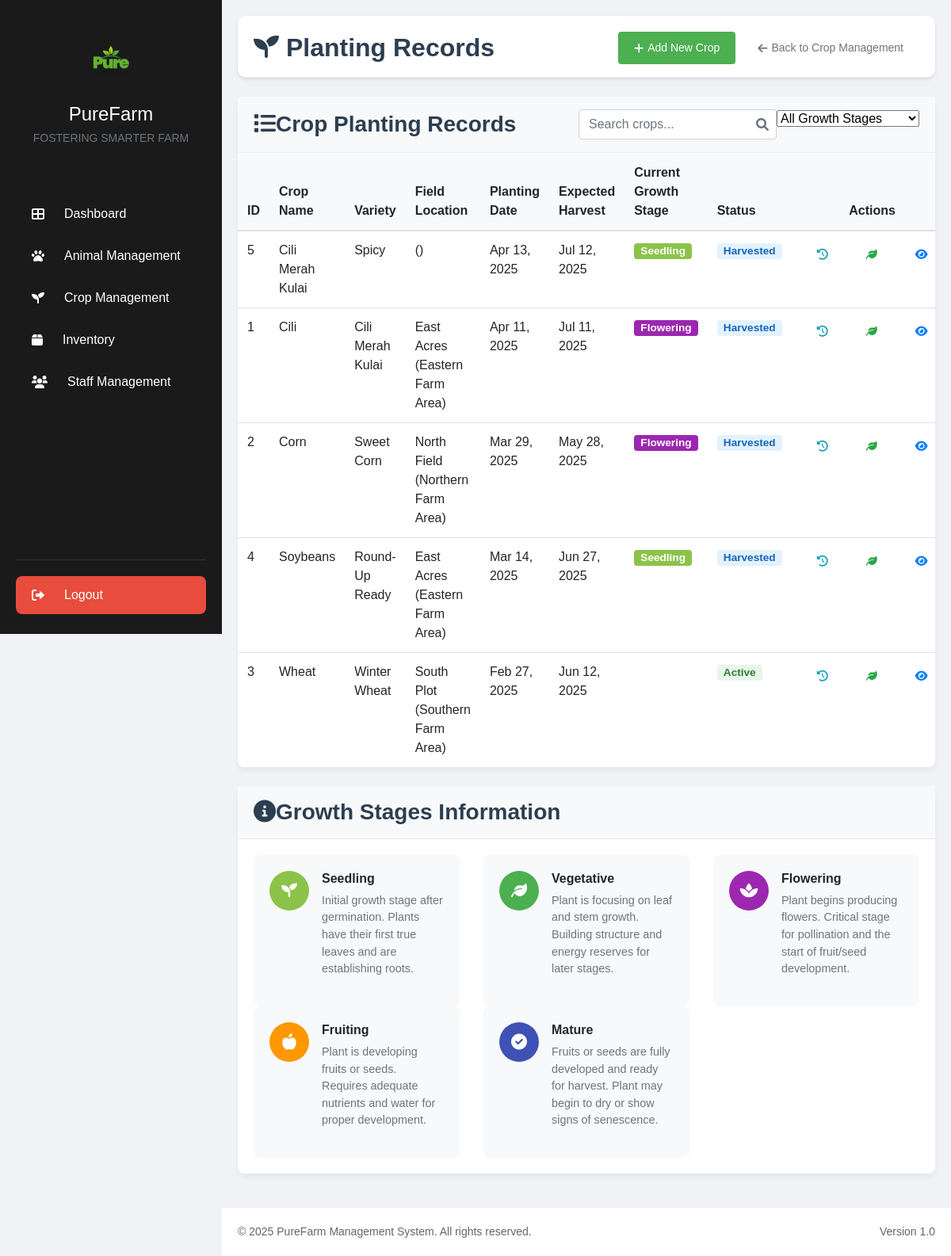
The page /planting_records.php (signed in) on the database its author committed.
### tables this page shows
CREATE TABLE `crops` (
  `id` int(11) NOT NULL,
  `crop_name` varchar(100) NOT NULL,
  `variety` varchar(100) DEFAULT NULL,
  `field_id` int(11) DEFAULT NULL,
  `planting_date` date NOT NULL,
  `expected_harvest_date` date DEFAULT NULL,
  `actual_harvest_date` date DEFAULT NULL,
  `growth_stage` varchar(50) DEFAULT 'seedling',
  `status` varchar(50) DEFAULT 'active' COMMENT 'active, harvested, failed',
  `next_action` varchar(100) DEFAULT NULL,
  `next_action_date` date DEFAULT NULL,
  `notes` text DEFAULT NULL,
  `created_at` timestamp NOT NULL DEFAULT current_timestamp(),
  `updated_at` timestamp NOT NULL DEFAULT current_timestamp() ON UPDATE current_timestamp()
);

CREATE TABLE `fields` (
  `id` int(11) NOT NULL,
  `field_name` varchar(100) NOT NULL,
  `location` varchar(255) NOT NULL,
  `area` decimal(10,2) NOT NULL COMMENT 'in acres/hectares',
  `soil_type` varchar(100) DEFAULT NULL,
  `last_crop` varchar(100) DEFAULT NULL,
  `notes` text DEFAULT NULL,
  `created_at` timestamp NOT NULL DEFAULT current_timestamp(),
  `updated_at` timestamp NOT NULL DEFAULT current_timestamp() ON UPDATE current_timestamp(),
  `status` varchar(20) DEFAULT 'active'
);

### planting_records.php (the view, shortened to what this page needs)
<?php
require_once 'includes/db.php';
try {
    $stmt = $pdo->prepare("
        SELECT c.*, f.field_name, f.location
        FROM crops c
        LEFT JOIN fields f ON c.field_id = f.id
        ORDER BY c.planting_date DESC
    ");
    $stmt->execute();
    $crops = $stmt->fetchAll();
} catch(PDOException $e) {
    error_log("Error fetching crop data: " . $e->getMessage());
    $crops = [];
}
include 'includes/header.php';
?>
<div class="main-content">
    <div class="page-header">
        <h2><i class="fas fa-seedling"></i> Planting Records</h2>
        <div class="action-buttons">
            <a href="add_crop.php" class="btn btn-primary">
                <i class="fas fa-plus"></i> Add New Crop
            </a>
            <a href="crop_management.php" class="btn btn-outline-secondary">
                <i class="fas fa-arrow-left"></i> Back to Crop Management
            </a>
        </div>
    </div>
    <div class="card mb-4">
        <div class="card-header d-flex justify-content-between align-items-center">
            <h3 class="card-title mb-0"><i class="fas fa-list me-2"></i>Crop Planting Records</h3>
            <div class="d-flex gap-3">
                <div class="search-container">
                    <input type="text" id="cropSearch" class="form-control" onkeyup="searchCrops()" placeholder="Search crops...">
                    <i class="fas fa-search search-icon"></i>
                </div>
                <div class="filter-container">
                    <select id="stageFilter" class="form-select" onchange="filterByStage()">
                        <option value="all">All Growth Stages</option>
                    </select>
                </div>
            </div>
        </div>
        <div class="card-body p-0">
            <div class="table-responsive">
                <table class="table table-hover" id="plantingTable">
                    <thead class="table-light">
                        <tr>
                            <th>ID</th>
                            <th>Crop Name</th>
                            <th>Variety</th>
                            <th>Field Location</th>
                            <th>Planting Date</th>
                            <th>Expected Harvest</th>
                            <th>Current Growth Stage</th>
                            <th>Status</th>
                            <th class="text-center">Actions</th>
                        </tr>
                    </thead>
                    <tbody>
                        <?php if (empty($crops)): ?>
                            <tr>
                                <td colspan="9" class="text-center py-4">
                                    <div class="empty-state">
                                        <i class="fas fa-seedling fa-3x text-muted mb-3"></i>
                                        <p>No crops found. <a href="add_crop.php">Add a crop</a> to get started.</p>
                                    </div>
                                </td>
                            </tr>
                        <?php else: ?>
                            <?php foreach ($crops as $crop): ?>
                                <tr data-stage="<?php echo htmlspecialchars($crop['growth_stage']); ?>">
                                    <td><?php echo htmlspecialchars($crop['id']); ?></td>
                                    <td><?php echo htmlspecialchars($crop['crop_name']); ?></td>
                                    <td><?php echo htmlspecialchars($crop['variety']); ?></td>
                                    <td><?php echo htmlspecialchars($crop['field_name'] . ' (' . $crop['location'] . ')'); ?></td>
                                    <td><?php echo date('M d, Y', strtotime($crop['planting_date'])); ?></td>
                                    <td><?php echo date('M d, Y', strtotime($crop['expected_harvest_date'])); ?></td>
                                    <td>
                                        <span class="stage-badge stage-<?php echo htmlspecialchars($crop['growth_stage']); ?>">
                                            <?php echo ucfirst(htmlspecialchars($crop['growth_stage'])); ?>
                                        </span>
                                    </td>
                                    <td>
                                        <span class="status-badge status-<?php echo htmlspecialchars(strtolower($crop['status'])); ?>">
                                            <?php echo htmlspecialchars(ucfirst($crop['status'])); ?>
                                        </span>
                                    </td>
                                    <td class="text-center">
                                        <div class="action-buttons">
                                            <button type="button" class="btn btn-sm btn-outline-info"
                                                onclick="viewGrowthMilestones(<?php echo $crop['id']; ?>, '<?php echo htmlspecialchars($crop['crop_name']); ?>')"
                                                title="View Growth Milestones">
                                                <i class="fas fa-history"></i>
                                            </button>
                                            <button type="button" class="btn btn-sm btn-outline-success"
                                                onclick="updateGrowthStage(<?php echo $crop['id']; ?>, '<?php echo htmlspecialchars($crop['crop_name']); ?>', '<?php echo htmlspecialchars($crop['growth_stage']); ?>')"
                                                title="Update Growth Stage">
                                                <i class="fas fa-leaf"></i>
                                            </button>
                                            <a href="crop_details.php?id=<?php echo $crop['id']; ?>" class="btn btn-sm btn-outline-primary" title="View Crop Details">
                                                <i class="fas fa-eye"></i>
                                            </a>
                                        </div>
                                    </td>
                                </tr>
                            <?php endforeach; ?>
                        <?php endif; ?>
                    </tbody>
                </table>
            </div>
        </div>
    </div>
    <div class="card">
        <div class="card-header">
            <h3 class="card-title mb-0"><i class="fas fa-info-circle me-2"></i>Growth Stages Information</h3>
        </div>
        <div class="card-body">
            <div class="row g-4">
                <div class="col-md-6 col-lg-4">
                    <div class="growth-stage-card">
                        <div class="stage-icon seedling">
                            <i class="fas fa-seedling"></i>
                        </div>
                        <div class="stage-details">
                            <h4>Seedling</h4>
                            <p>Initial growth stage after germination. Plants have their first true leaves and are establishing roots.</p>
                        </div>
                    </div>
                </div>
                <div class="col-md-6 col-lg-4">
                    <div class="growth-stage-card">
                        <div class="stage-icon vegetative">
                            <i class="fas fa-leaf"></i>
                        </div>
                        <div class="stage-details">
                            <h4>Vegetative</h4>
                            <p>Plant is focusing on leaf and stem growth. Building structure and energy reserves for later stages.</p>
                        </div>
                    </div>
                </div>
                <div class="col-md-6 col-lg-4">
                    <div class="growth-stage-card">
                        <div class="stage-icon flowering">
                            <i class="fas fa-spa"></i>
                        </div>
                        <div class="stage-details">
                            <h4>Flowering</h4>
                            <p>Plant begins producing flowers. Critical stage for pollination and the start of fruit/seed development.</p>
                        </div>
                    </div>
                </div>
                <div class="col-md-6 col-lg-4">
                    <div class="growth-stage-card">
                        <div class="stage-icon fruiting">
                            <i class="fas fa-apple-alt"></i>
                        </div>
                        <div class="stage-details">
                            <h4>Fruiting</h4>
                            <p>Plant is developing fruits or seeds. Requires adequate nutrients and water for proper development.</p>
                        </div>
                    </div>
                </div>
                <div class="col-md-6 col-lg-4">
                    <div class="growth-stage-card">
                        <div class="stage-icon mature">
                            <i class="fas fa-check-circle"></i>
                        </div>
                        <div class="stage-details">
                            <h4>Mature</h4>
                            <p>Fruits or seeds are fully developed and ready for harvest. Plant may begin to dry or show signs of senescence.</p>
                        </div>
                    </div>
                </div>
            </div>
        </div>
    </div>
</div>
<?php include 'includes/footer.php'; ?>

### assets/css/styles.css (style rules this page uses)
* { margin: 0; padding: 0; box-sizing: border-box; font-family: Arial, sans-serif; }
body { background-color: #f0f2f5; }
.main-content { flex: 1; margin-left: 280px; padding: 20px; }
.page-header { display: flex; justify-content: space-between; align-items: center; margin-bottom: 20px; padding: 20px; background: white; border-radius: 10px; box-shadow: 0 2px 4px rgba(0,0,0,0.1); }
.btn { padding: 10px 20px; border: none; border-radius: 5px; cursor: pointer; font-size: 14px; display: inline-flex; align-items: center; gap: 5px; }
.btn-primary { background: #4CAF50; color: white; }
.main-content { flex: 1; margin-left: 280px; padding: 20px; padding-bottom: 80px; }
.btn-primary { background: #4CAF50; color: white; border: none; padding: 10px 20px; border-radius: 4px; cursor: pointer; font-size: 14px; transition: background 0.3s ease; }

### assets/css/components.css (style rules this page uses)
.status-badge { padding: 5px 10px; border-radius: 15px; font-size: 12px; display: inline-block; }
.status-active { background: #d4edda; color: #155724; }

### planting_records.php (style rules this page uses)
.page-header { display: flex; justify-content: space-between; align-items: center; margin-bottom: 1.5rem; padding-bottom: 1rem; border-bottom: 1px solid #eee; }
.page-header h2 { margin: 0; font-weight: 600; color: #2c3e50; }
.action-buttons { display: flex; gap: 0.5rem; }
.card { box-shadow: 0 4px 6px rgba(0, 0, 0, 0.05); border: none; border-radius: 8px; margin-bottom: 1.5rem; }
.card-header { background-color: #f8f9fa; border-bottom: 1px solid rgba(0, 0, 0, 0.05); padding: 1rem 1.25rem; }
.card-title { font-weight: 600; color: #2c3e50; }
.search-container { position: relative; width: 250px; }
.search-icon { position: absolute; top: 50%; right: 10px; transform: translateY(-50%); color: #6c757d; }
.filter-container select { min-width: 180px; }
.table { margin-bottom: 0; }
.table thead th { font-weight: 600; background-color: #f8f9fa; }
td.text-center .action-buttons { display: flex; justify-content: center; gap: 0.5rem; }
.stage-badge, .status-badge { display: inline-block; padding: 0.25em 0.6em; font-size: 0.85em; font-weight: 600; line-height: 1; text-align: center; white-space: nowrap; vertical-align: baseline; border-radius: 0.25rem; }
.stage-badge { color: white; }
.stage-badge.stage-seedling { background-color: #8bc34a; }
.stage-badge.stage-flowering { background-color: #9c27b0; }
.status-badge.status-active { background-color: #e8f5e9; color: #2e7d32; }
.status-badge.status-harvested { background-color: #e3f2fd; color: #1565c0; }
.growth-stage-card { display: flex; gap: 1rem; padding: 1.25rem; background-color: #f8f9fa; border-radius: 8px; margin-bottom: 1rem; height: 100%; transition: transform 0.2s, box-shadow 0.2s; }
.stage-icon { display: flex; align-items: center; justify-content: center; width: 50px; height: 50px; border-radius: 50%; flex-shrink: 0; }
.stage-icon i { font-size: 1.25rem; color: white; }
.stage-details h4 { margin-top: 0; margin-bottom: 0.5rem; font-size: 1rem; font-weight: 600; }
.stage-details p { margin: 0; font-size: 0.9rem; color: #6c757d; }
.seedling { background-color: #8bc34a; }
.vegetative { background-color: #4caf50; }
.flowering { background-color: #9c27b0; }
.fruiting { background-color: #ff9800; }
.mature { background-color: #3f51b5; }

### rows shown on the page
crops: id "5", crop_name "Cili Merah Kulai", variety "Spicy", location "()", planting_date "Apr 13, 2025", expected_harvest_date "Jul 12, 2025", growth_stage "Seedling", status "Harvested"
crops: id "1", crop_name "Cili", variety "Cili Merah Kulai", field.location "East Acres (Eastern Farm Area)", planting_date "Apr 11, 2025", expected_harvest_date "Jul 11, 2025", growth_stage "Flowering", status "Harvested"
crops: id "2", crop_name "Corn", variety "Sweet Corn", field.location "North Field (Northern Farm Area)", planting_date "Mar 29, 2025", expected_harvest_date "May 28, 2025", growth_stage "Flowering", status "Harvested"
crops: id "4", crop_name "Soybeans", variety "Round-Up Ready", field.location "East Acres (Eastern Farm Area)", planting_date "Mar 14, 2025", expected_harvest_date "Jun 27, 2025", growth_stage "Seedling", status "Harvested"
crops: id "3", crop_name "Wheat", variety "Winter Wheat", field.location "South Plot (Southern Farm Area)", planting_date "Feb 27, 2025", expected_harvest_date "Jun 12, 2025", status "Active"
